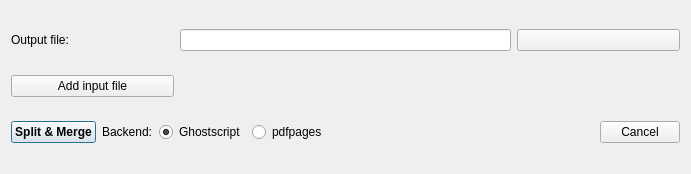
<?xml version="1.0" encoding="UTF-8"?>
<ui version="4.0">
 <class>PDFSplitTool</class>
 <widget class="QDialog" name="PDFSplitTool">
  <property name="geometry">
   <rect>
    <x>0</x>
    <y>0</y>
    <width>691</width>
    <height>174</height>
   </rect>
  </property>
  <property name="windowTitle">
   <string>Split &amp; Merge</string>
  </property>
  <layout class="QGridLayout" name="gridLayout">
   <item row="0" column="1" colspan="2">
    <widget class="QLineEdit" name="outputFileEdit"/>
   </item>
   <item row="2" column="0" colspan="4">
    <layout class="QVBoxLayout" name="inputFileLayout"/>
   </item>
   <item row="4" column="0" colspan="4">
    <layout class="QHBoxLayout" name="horizontalLayout">
     <item>
      <widget class="QPushButton" name="go">
       <property name="sizePolicy">
        <sizepolicy hsizetype="Minimum" vsizetype="Preferred">
         <horstretch>0</horstretch>
         <verstretch>0</verstretch>
        </sizepolicy>
       </property>
       <property name="font">
        <font>
         <weight>75</weight>
         <bold>true</bold>
        </font>
       </property>
       <property name="text">
        <string>Split &amp;&amp; Merge</string>
       </property>
      </widget>
     </item>
     <item>
      <widget class="QLabel" name="label">
       <property name="text">
        <string>Backend:</string>
       </property>
      </widget>
     </item>
     <item>
      <widget class="QRadioButton" name="backendGS">
       <property name="text">
        <string notr="true">Ghostscript</string>
       </property>
       <property name="checked">
        <bool>true</bool>
       </property>
      </widget>
     </item>
     <item>
      <widget class="QRadioButton" name="backendPDFLatex">
       <property name="text">
        <string notr="true">pdfpages</string>
       </property>
      </widget>
     </item>
     <item>
      <spacer name="horizontalSpacer">
       <property name="orientation">
        <enum>Qt::Horizontal</enum>
       </property>
       <property name="sizeType">
        <enum>QSizePolicy::MinimumExpanding</enum>
       </property>
       <property name="sizeHint" stdset="0">
        <size>
         <width>40</width>
         <height>20</height>
        </size>
       </property>
      </spacer>
     </item>
     <item>
      <widget class="QPushButton" name="cancel">
       <property name="text">
        <string>Cancel</string>
       </property>
      </widget>
     </item>
    </layout>
   </item>
   <item row="0" column="0">
    <widget class="QLabel" name="label_2">
     <property name="text">
      <string>Output file:</string>
     </property>
    </widget>
   </item>
   <item row="3" column="0">
    <widget class="QPushButton" name="addInput">
     <property name="sizePolicy">
      <sizepolicy hsizetype="Preferred" vsizetype="Fixed">
       <horstretch>0</horstretch>
       <verstretch>0</verstretch>
      </sizepolicy>
     </property>
     <property name="text">
      <string>Add input file</string>
     </property>
    </widget>
   </item>
   <item row="0" column="3">
    <widget class="QPushButton" name="outputFileButton">
     <property name="text">
      <string/>
     </property>
     <property name="icon">
      <iconset resource="images.qrc">
       <normaloff>:/images-ng/modern/fileopen.svgz</normaloff>:/images-ng/modern/fileopen.svgz</iconset>
     </property>
    </widget>
   </item>
  </layout>
 </widget>
 <resources>
  <include location="images.qrc"/>
 </resources>
 <connections/>
</ui>
